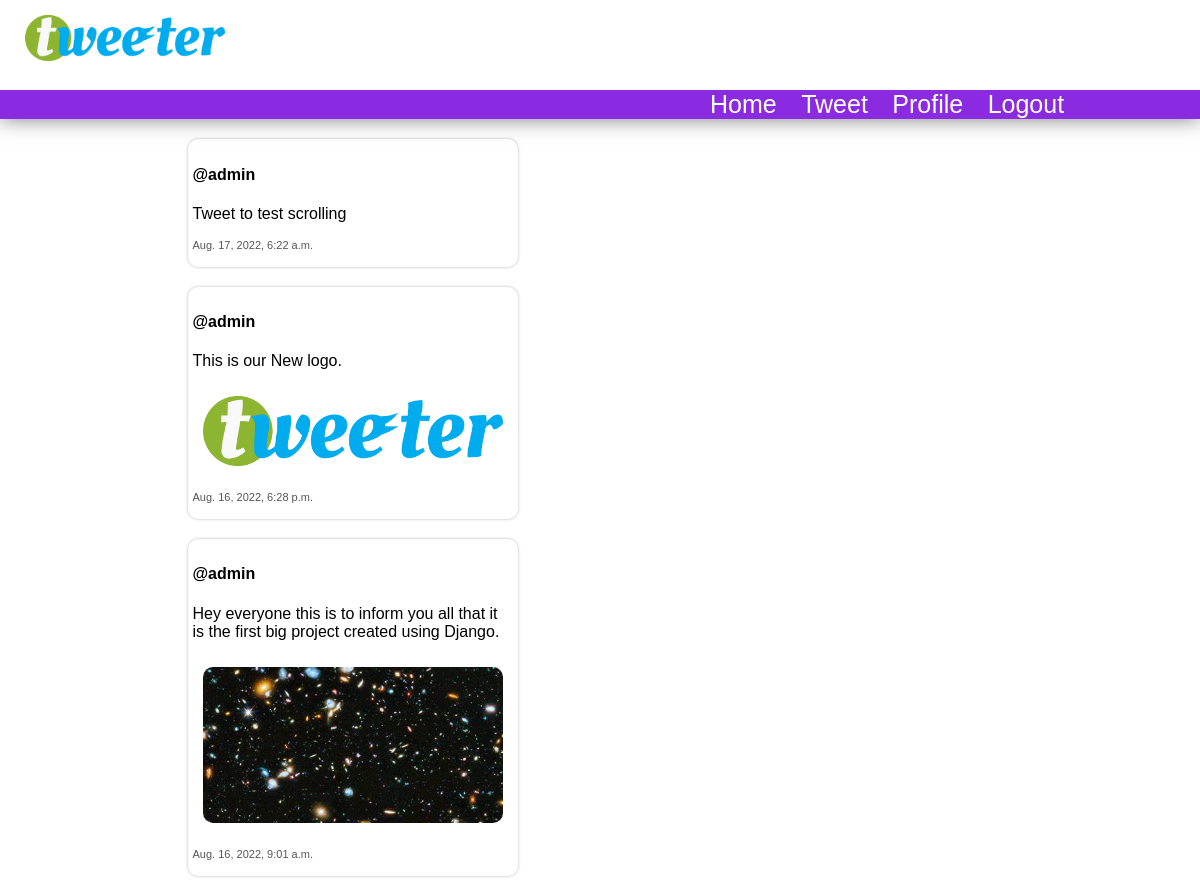
The app's page /profile (signed in) with its own data.
### main/models.py (models this page shows, shortened)
class Tweet(models.Model):
    description = models.TextField(max_length=500)
    image = models.ImageField(upload_to='media/tweet_images', null=True, blank=True)
    user = models.ForeignKey(User, on_delete=models.CASCADE)
    datetime = models.DateTimeField(auto_now=True)

### main/views.py (the view)
# urls.py: path('profile', ProfileView.as_view(), name='profile')
class ProfileView(ListView):
    template_name = 'profile.html'
    context_object_name = 'tweets'
    def get_queryset(self):
        return Tweet.objects.filter(user=self.request.user).order_by('-id')

### templates/profile.html (shortened to what this page needs)
{% extends 'layout.html' %}
{% block content %}
    <div class="tweets">
        {% for tweet in tweets %}
        <div class="tweet">
            <h4>@{{ tweet.user }}</h4>
            <p>{{ tweet.description }}</p>
            {% if tweet.image %}
                <img src="{{ tweet.image.url }}" alt="">
            {% endif %}
            <p class="datetime">{{ tweet.datetime }}</p>
        </div>
        {% empty %}
                <h2>Your tweets are empty.</h2>
        {% endfor %}
    </div>
{% endblock %}

### static/css/styles.css (style rules this page uses)
body { margin: 0px; padding: 0; }
* { outline: none; font-family: Arial, Helvetica, sans-serif; }
.tweets { display: flex; justify-content: center; align-items: center; flex-wrap: wrap; flex-direction: column; margin: 5px; margin-right: 500px; }
.tweet { box-shadow: 0px 0px 3px rgba(0, 0, 0, 0.3); min-width: 300px; padding: 5px; width: 320px; margin: 10px; border-radius: 10px; }
.tweet img { max-width: 300px; border-radius: 10px; padding: 10px; border-radius: 20px; }
.datetime { font-size: 11px; color: #555; }

### records on screen
Tweet: user "admin", description "Tweet to test scrolling", datetime "Aug. 17, 2022, 6:22 a.m."
Tweet: user "admin", description "This is our New logo.", image (picture), datetime "Aug. 16, 2022, 6:28 p.m."
Tweet: user "admin", description "Hey everyone this is to inform you all that it is the first big project created using Django.", image (picture), datetime "Aug. 16, 2022, 9:01 a.m."
